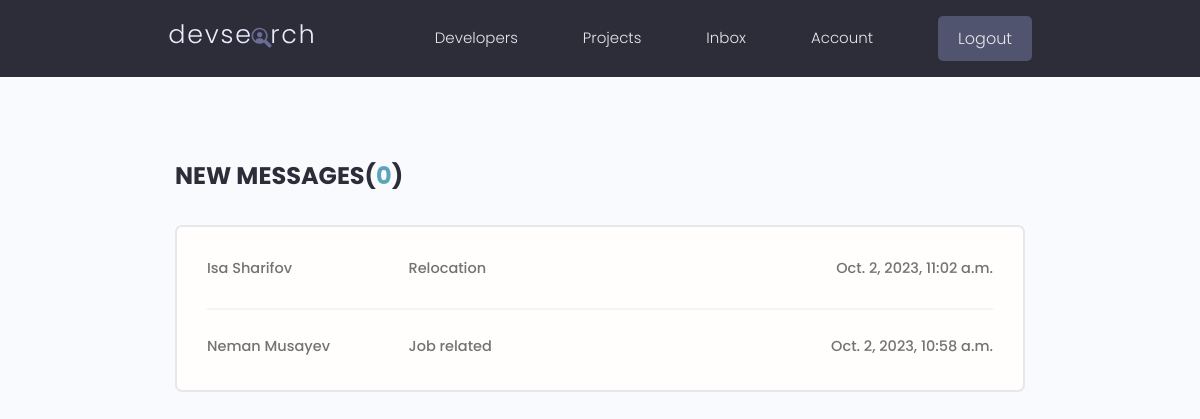
The page /inbox/ (signed in) on the database as committed earlier.
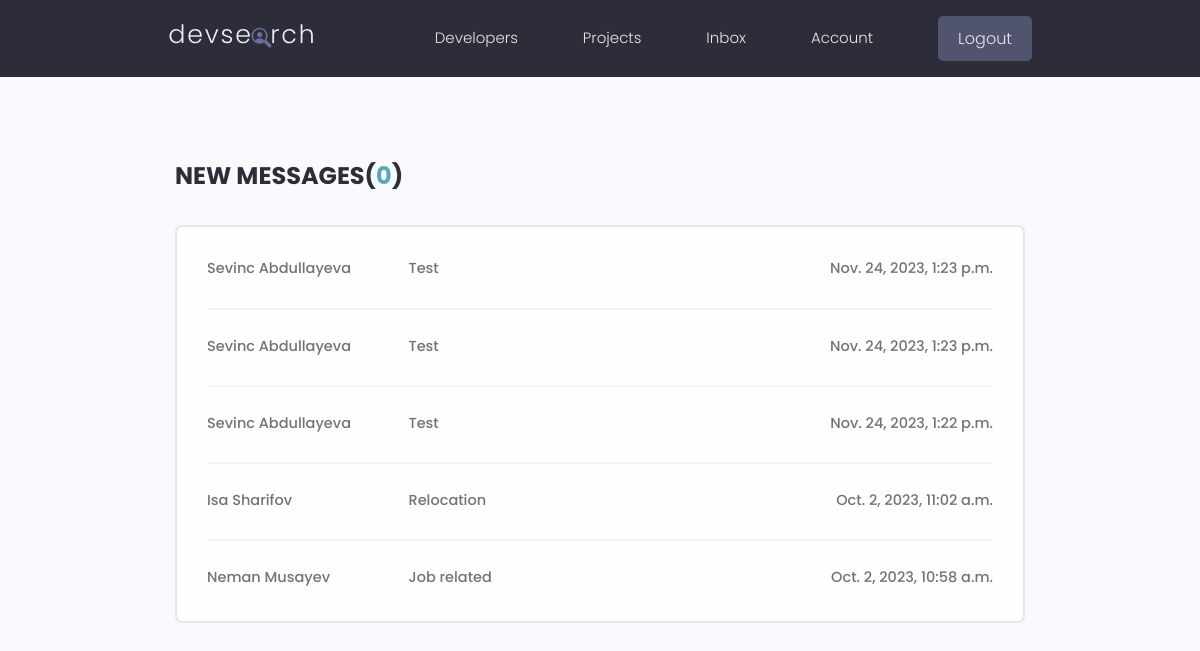
The same page on the database as committed later.
### users/models.py (models this page shows, shortened)
class Message(models.Model):
    sender = models.ForeignKey(Profile, on_delete=models.SET_NULL, null=True, blank=True)
    recipient = models.ForeignKey(Profile, on_delete=models.SET_NULL, null=True, blank=True, related_name="messages")
    name = models.CharField(max_length=200, null=True, blank=True)
    email = models.EmailField(max_length=200, null=True, blank=True)
    subject = models.CharField(max_length=200, null=True, blank=True)
    body = models.TextField()
    is_read = models.BooleanField(default=False)
    message_read_date = models.DateTimeField(null=True, blank=True)
    created = models.DateTimeField(auto_now_add=True, null=True, blank=True)
    id = models.UUIDField(default=uuid.uuid4, unique=True, primary_key=True, editable=False)
    class Meta:
        ordering = ['is_read', '-created']

### users/views.py (the view)
# urls.py: path('inbox/', views.inbox, name="inbox"),
@login_required(login_url='login')
def inbox(request):
    profile = request.user.profile
    messageRequests = profile.messages.all()
    unreadCount = messageRequests.filter(is_read=False).count()
    context = {'messageRequests':messageRequests, 'unreadCount':unreadCount}
    return render(request, 'users/inbox.html', context=context)

### users/templates/users/inbox.html
{% extends "main.html" %}
{% block content %}
  <main class="inbox my-xl">
    <div class="content-box">
      <h3 class="inbox__title">New Messages(<span>{{unreadCount}}</span>)</h3>
      <ul class="messages">
        {% for message in messageRequests %}
          {% if message.is_read == False %}
            <li class="message message--unread">
          {% else %}
            <li class="message">
          {% endif %}
              <a href="{% url 'message' message.id %}">
                <span class="message__author">{{message.name}}</span>
                <span class="message__subject">{{message.subject}}</span>
                <span class="message__date">{{message.created}}</span>
              </a>
            </li>
        {% endfor %}
      </ul>
    </div>
  </main>
{% endblock content %}

Rows that differ between the two databases and show on the page:
added Message: name "Sevinc Abdullayeva", subject "Test", created "Nov. 24, 2023, 1:23 p.m."
added Message: name "Sevinc Abdullayeva", subject "Test", created "Nov. 24, 2023, 1:23 p.m."
added Message: name "Sevinc Abdullayeva", subject "Test", created "Nov. 24, 2023, 1:22 p.m."
